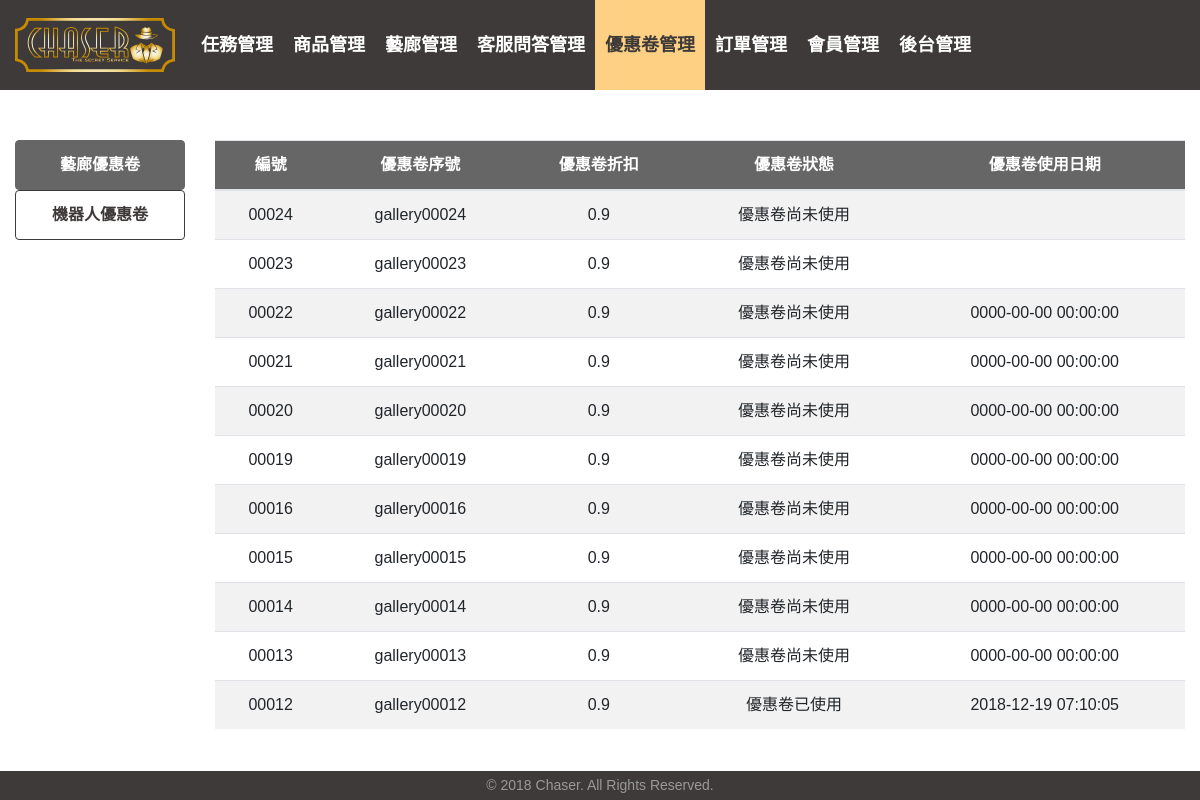
The page /coupon-backstage.php on the database its author committed.
### tables this page shows
CREATE TABLE `coupon` (
  `couponid` int(5) UNSIGNED ZEROFILL NOT NULL,
  `discount` float DEFAULT NULL,
  `promotion` varchar(50) DEFAULT 'x',
  `caniuse` int(1) NOT NULL DEFAULT '1',
  `couponusedate` datetime DEFAULT NULL
);

### coupon-backstage.php (the view, shortened to what this page needs)
<?php
try {
    require_once "connect.php";
    $sql = "select *
    from coupon
    where promotion = 'x'
    order by promotion='Happy' DESC , caniuse=1 DESC;";
    $stmt = $pdo->query($sql);
    $result = $stmt->fetchAll(PDO::FETCH_ASSOC);
} catch (PDOException $e) {
    exit('資料庫連結失敗，錯誤訊息為:' . $e->getMessage());
}
?>
<!DOCTYPE html>
<html lang="zh-tw">
<head>
    <link rel="stylesheet" href="css\bootstrap-scss\bootstrap.css" />
    <link rel="stylesheet" href="https://use.fontawesome.com/releases/v5.6.3/css/all.css">
    <link rel="stylesheet" href="css/backstage/backstage_common.css">
    <link rel="stylesheet" href="css/backstage/gallery-backstage.min.css" />
</head>
<body>
   <?php include_once 'backstage_navbar.php';?>
    <div class="container-fluid main3 pb-5">
        <div class="row">
            <div class="col-2">
                <ul class="list-group">
                    <a href="coupon-backstage.php" class="text-center" id="" name=""><li class="list-group-item active">藝廊優惠卷</li></a>
                    <a href="coupon-backstage2.php" class="text-center" id="" name=""><li class="list-group-item">機器人優惠卷</li></a>
                </ul>
            </div>
            <div class="col-10">
                <table class="table table-striped">
                    <thead id="thead">
                        <tr>
                            <th class="text-center" scope="col">編號</th>
                            <th class="text-center" scope="col">優惠卷序號</th>
                            <th class="text-center" scope="col">優惠卷折扣</th>
                            <th class="text-center" scope="col">優惠卷狀態</th>
                            <th class="text-center" scope="col">優惠卷使用日期</th>
                        </tr>
                    </thead>
                    <tbody>
                        <?php foreach ($result as $row): ?>
                            <tr id="tr_<?=$row["couponid"];?>">
                                <td class="text-center"><?=$row["couponid"];?></td>
                                <td class="text-center"><?php $ans = ($row["couponid"] == '1') ? $row["promotion"] : "gallery".$row["couponid"];echo $ans;?></td>
                                <td class="text-center"><?=$row["discount"];?></td>
                                <td class="text-center"><?php if($row["caniuse"] == '1'){
                                    echo "優惠卷尚未使用";
                                } else if($row["caniuse"] == '2'){
                                    echo "優惠卷已使用";
                                }else{
                                    echo "可使用";
                                }
                                     ?>
                                </td>
                                <td class="text-center"><?=$row["couponusedate"];?></td>
                            </tr>
                        <?php endforeach?>
                    </tbody>
                </table>
            </div>
        </div>
    </div>
    <footer class="footer">© 2018 Chaser. All Rights Reserved.</footer>
</body>
</html>

### css/backstage/backstage_common.css (style rules this page uses)
html { height: 100%; }
body { font-family: Arial, 'LiHei Pro', 微軟正黑體, "Microsoft JhengHei", sans-serif; position: relative; min-height: 100%; }
.list-group-item { border: 1px solid #3E3A39; color: #3E3A39; font-weight: 700; }
.list-group-item.active { background-color: #666; border-color: #666; color: #fff; }
#thead { background-color: #666; color: #fff; }
footer { position: absolute; bottom: 0; left: 0; right: 0; text-align: center; padding: 4px 0; background-color: #3E3A39; color: #999; font-size: 14px; }

### rows shown on the page
coupon: couponid "00024", couponid "gallery00024", discount "0.9", caniuse "優惠卷尚未使用"
coupon: couponid "00023", couponid "gallery00023", discount "0.9", caniuse "優惠卷尚未使用"
coupon: couponid "00022", couponid "gallery00022", discount "0.9", caniuse "優惠卷尚未使用", couponusedate "0000-00-00 00:00:00"
coupon: couponid "00021", couponid "gallery00021", discount "0.9", caniuse "優惠卷尚未使用", couponusedate "0000-00-00 00:00:00"
coupon: couponid "00020", couponid "gallery00020", discount "0.9", caniuse "優惠卷尚未使用", couponusedate "0000-00-00 00:00:00"
coupon: couponid "00019", couponid "gallery00019", discount "0.9", caniuse "優惠卷尚未使用", couponusedate "0000-00-00 00:00:00"
coupon: couponid "00016", couponid "gallery00016", discount "0.9", caniuse "優惠卷尚未使用", couponusedate "0000-00-00 00:00:00"
coupon: couponid "00015", couponid "gallery00015", discount "0.9", caniuse "優惠卷尚未使用", couponusedate "0000-00-00 00:00:00"
coupon: couponid "00014", couponid "gallery00014", discount "0.9", caniuse "優惠卷尚未使用", couponusedate "0000-00-00 00:00:00"
coupon: couponid "00013", couponid "gallery00013", discount "0.9", caniuse "優惠卷尚未使用", couponusedate "0000-00-00 00:00:00"
coupon: couponid "00012", couponid "gallery00012", discount "0.9", caniuse "優惠卷已使用", couponusedate "2018-12-19 07:10:05"
